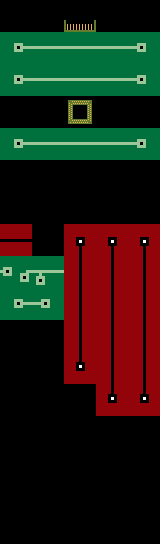

Tiled map render using the project's own tile images. Description and the map definition, with tile-layer contents summarised, below:
An orthogonal 5x17 tile map with 32x32 px tiles, 8 tile layers (floor, levelnumber, playerspawn, exit, ...), 2 tilesets.

<map version="1.0" orientation="orthogonal" width="5" height="17" tilewidth="32" tileheight="32">
 <tileset firstgid="1" name="map" tilewidth="32" tileheight="32">
  <image source="../tilesets/tileset.png" width="160" height="160" />
 </tileset>
 <tileset firstgid="26" name="numbers" tilewidth="32" tileheight="32">
  <image source="../fontsets/numbers.png" width="320" height="32" />
 </tileset>
 <layer name="floor" width="5" height="17">
  <properties>
   <property name="solid" value="true" />
  </properties>
  <data>[85 cells, 22 non-empty, 7 distinct tile ids]</data>
 </layer>
 <layer name="levelnumber" width="5" height="17">
  <data>[85 cells, 5 non-empty, 1 distinct tile ids]</data>
 </layer>
 <layer name="playerspawn" width="5" height="17">
  <data>[85 cells, 1 non-empty, 1 distinct tile ids]</data>
 </layer>
 <layer name="exit" width="5" height="17">
  <data>[85 cells, 1 non-empty, 1 distinct tile ids]</data>
 </layer>
 <layer name="key" width="5" height="17">
  <data>[85 cells, 1 non-empty, 1 distinct tile ids]</data>
 </layer>
 <layer name="wall1" width="5" height="17">
  <properties>
   <property name="dy" value="1" />
  </properties>
  <data>[85 cells, 5 non-empty, 3 distinct tile ids]</data>
 </layer>
 <layer name="wall2" width="5" height="17">
  <properties>
   <property name="dy" value="1" />
  </properties>
  <data>[85 cells, 6 non-empty, 3 distinct tile ids]</data>
 </layer>
 <layer name="wall3" width="5" height="17">
  <properties>
   <property name="dy" value="1" />
  </properties>
  <data>[85 cells, 6 non-empty, 3 distinct tile ids]</data>
 </layer>
</map>
